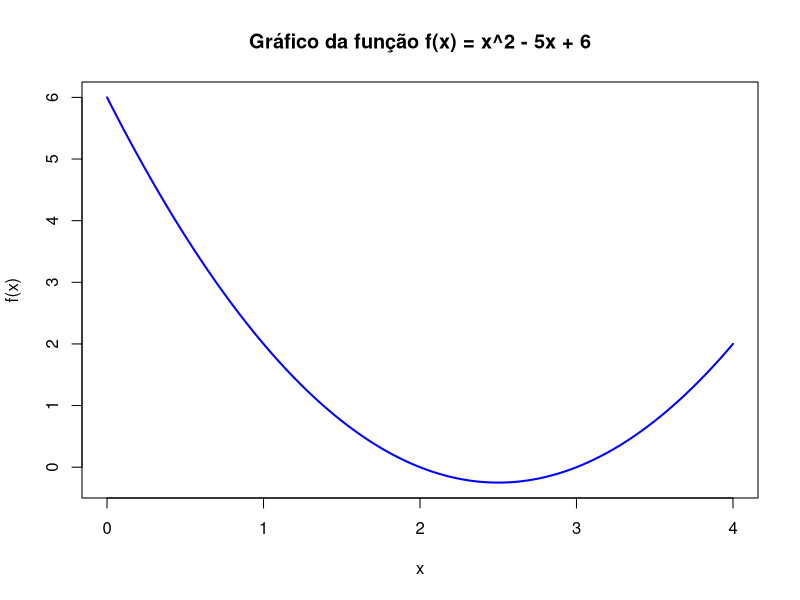
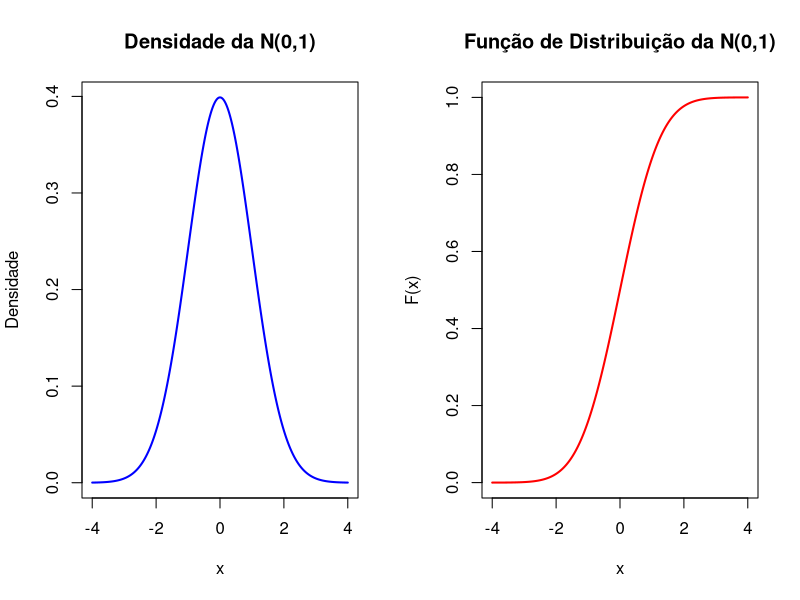
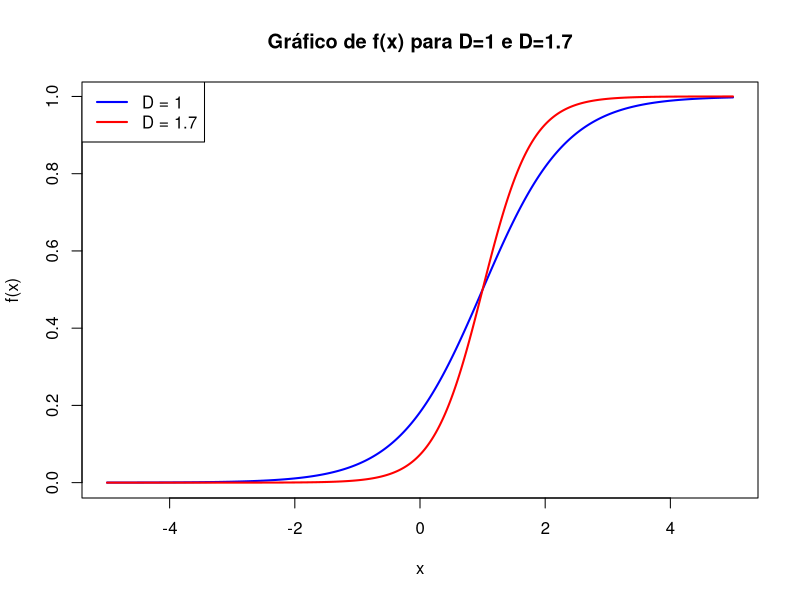
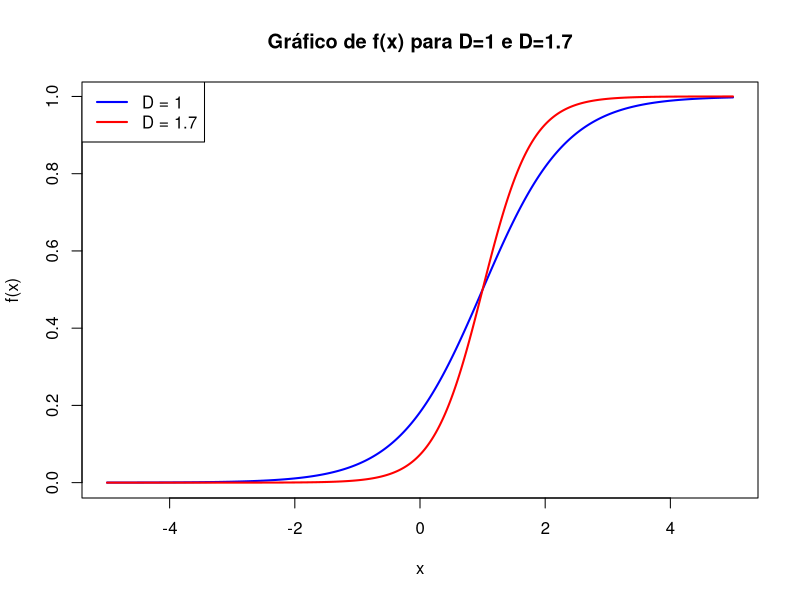
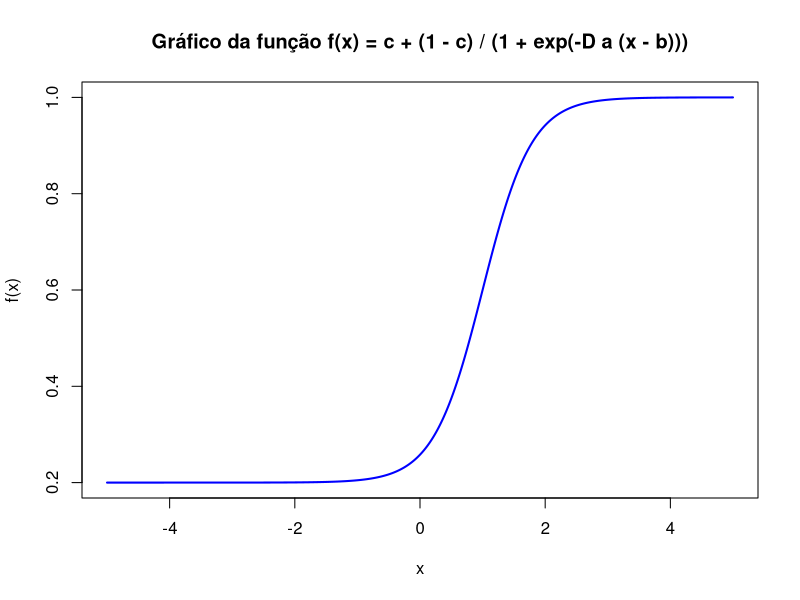
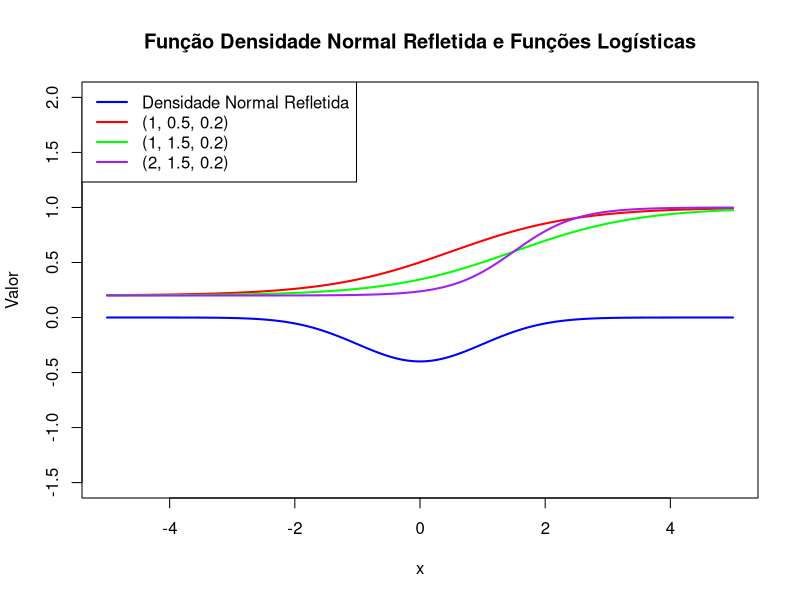
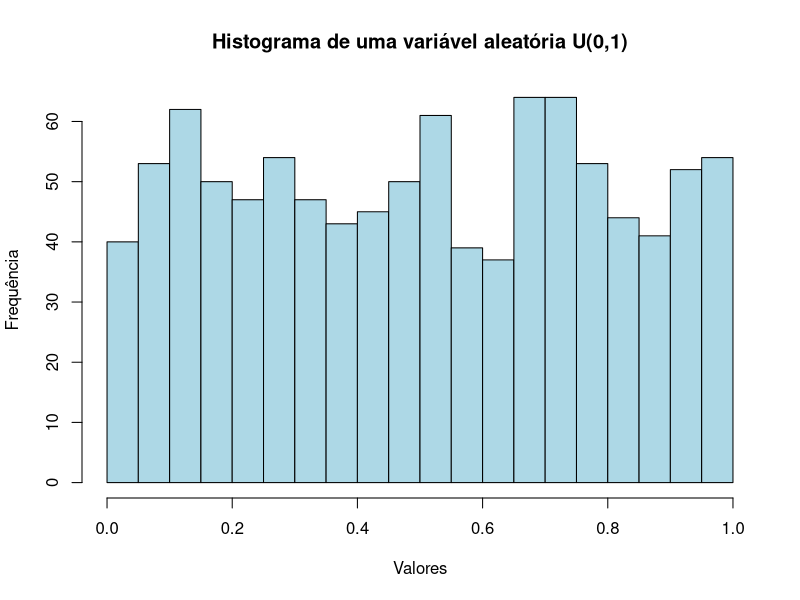

Write R code to recreate these figures, in order.
## ---- chunk 1

# Definir a função
f <- function(x) {
  return(x^2 - 5*x + 6)
}

# Gerar os valores de x no intervalo [0, 4]
x_vals <- seq(0, 4, by = 0.01)

# Calcular os valores de f(x) para cada valor de x
y_vals <- f(x_vals)

# Plotar o gráfico
plot(x_vals, y_vals, type = "l", col = "blue", lwd = 2,
     xlab = "x", ylab = "f(x)", main = "Gráfico da função f(x) = x^2 - 5x + 6")

## ---- chunk 2
# Gerar os valores de x para o gráfico
x_vals <- seq(-4, 4, by = 0.01)

# Calcular a densidade da N(0,1) (função de densidade)
density_vals <- dnorm(x_vals, mean = 0, sd = 1)

# Calcular a função de distribuição acumulada (CDF) da N(0,1)
cdf_vals <- pnorm(x_vals, mean = 0, sd = 1)

# Plotar ambos os gráficos em um só
par(mfrow = c(1, 2))  # Dividir a tela em 2 gráficos (1 linha, 2 colunas)

# Gráfico da densidade
plot(x_vals, density_vals, type = "l", col = "blue", lwd = 2,
     xlab = "x", ylab = "Densidade", main = "Densidade da N(0,1)")

# Gráfico da função de distribuição acumulada (CDF)
plot(x_vals, cdf_vals, type = "l", col = "red", lwd = 2,
     xlab = "x", ylab = "F(x)", main = "Função de Distribuição da N(0,1)")

# Restaurar o layout do gráfico
par(mfrow = c(1, 1))  # Voltar para o layout padrão
## ---- chunk 3
 #Definir a função f(x)
f <- function(x, a, b, D) {
  return(1 / (1 + exp(-D * a * (x - b))))
}

# Definir os parâmetros
a <- 1.5
b <- 1
D1 <- 1
D2 <- 1.7

# Gerar os valores de x no intervalo
x_vals <- seq(-5, 5, by = 0.01)

# Calcular os valores de f(x) para os dois casos de D
y_vals_D1 <- f(x_vals, a, b, D1)
y_vals_D2 <- f(x_vals, a, b, D2)

# Plotar os gráficos
plot(x_vals, y_vals_D1, type = "l", col = "blue", lwd = 2, 
     xlab = "x", ylab = "f(x)", main = "Gráfico de f(x) para D=1 e D=1.7")
lines(x_vals, y_vals_D2, col = "red", lwd = 2)

# Adicionar uma legenda
legend("topleft", legend = c("D = 1", "D = 1.7"), col = c("blue", "red"), lwd = 2)
## ---- chunk 4
# Definir a função f(x)
f <- function(x, a, b, D) {
  return(1 / (1 + exp(-D * a * (x - b))))
}

# Definir os parâmetros
a <- 1.5
b <- 1
D1 <- 1
D2 <- 1.7

# Gerar os valores de x no intervalo
x_vals <- seq(-5, 5, by = 0.01)

# Calcular os valores de f(x) para os dois casos de D
y_vals_D1 <- f(x_vals, a, b, D1)
y_vals_D2 <- f(x_vals, a, b, D2)

# Plotar os gráficos
plot(x_vals, y_vals_D1, type = "l", col = "blue", lwd = 2, 
     xlab = "x", ylab = "f(x)", main = "Gráfico de f(x) para D=1 e D=1.7")
lines(x_vals, y_vals_D2, col = "red", lwd = 2)

# Adicionar uma legenda
legend("topleft", legend = c("D = 1", "D = 1.7"), col = c("blue", "red"), lwd = 2)

## ---- chunk 5
# Definir a função f(x)
f <- function(x, a, b, c, D) {
  return(c + (1 - c) / (1 + exp(-D * a * (x - b))))
}

# Definir os parâmetros
a <- 1.5
b <- 1
c <- 0.2
D <- 1.7

# Gerar os valores de x no intervalo
x_vals <- seq(-5, 5, by = 0.01)

# Calcular os valores de f(x) para cada valor de x
y_vals <- f(x_vals, a, b, c, D)

# Plotar o gráfico
plot(x_vals, y_vals, type = "l", col = "blue", lwd = 2,
     xlab = "x", ylab = "f(x)", main = "Gráfico da função f(x) = c + (1 - c) / (1 + exp(-D a (x - b)))")


## ---- chunk 6
# Definir a função logística
logistic <- function(x, a, b, c) {
  return(c + (1 - c) / (1 + exp(-a * (x - b))))
}

# Definir os parâmetros das funções logísticas
params <- list(
  c(1, 0.5, 0.2),  # Parâmetros (a, b, c) para a 1ª função logística
  c(1, 1.5, 0.2),  # Parâmetros (a, b, c) para a 2ª função logística
  c(2, 1.5, 0.2)   # Parâmetros (a, b, c) para a 3ª função logística
)

# Gerar valores de x no intervalo
x_vals <- seq(-5, 5, by = 0.01)

# Calcular a densidade da normal padrão (refletida)
y_vals_normal_reflected <- -dnorm(x_vals)

# Calcular as funções logísticas para os diferentes parâmetros
y_vals_logistic1 <- logistic(x_vals, params[[1]][1], params[[1]][2], params[[1]][3])
y_vals_logistic2 <- logistic(x_vals, params[[2]][1], params[[2]][2], params[[2]][3])
y_vals_logistic3 <- logistic(x_vals, params[[3]][1], params[[3]][2], params[[3]][3])

# Plotar os gráficos
plot(x_vals, y_vals_normal_reflected, type = "l", col = "blue", lwd = 2,
     xlab = "x", ylab = "Valor", main = "Função Densidade Normal Refletida e Funções Logísticas", 
     ylim = c(-1.5, 2)) # Ajustando o limite do eixo y

# Adicionar as outras funções logísticas
lines(x_vals, y_vals_logistic1, col = "red", lwd = 2)
lines(x_vals, y_vals_logistic2, col = "green", lwd = 2)
lines(x_vals, y_vals_logistic3, col = "purple", lwd = 2)

# Adicionar uma legenda
legend("topleft", legend = c("Densidade Normal Refletida", "(1, 0.5, 0.2)", "(1, 1.5, 0.2)", "(2, 1.5, 0.2)"),
       col = c("blue", "red", "green", "purple"), lwd = 2)

## ---- chunk 7
# Gerar n = 1000 valores da distribuição uniforme U(0, 1)
n <- 1000
valores_uniformes <- runif(n)

# Plotar o histograma
hist(valores_uniformes, main = "Histograma de uma variável aleatória U(0,1)", 
     xlab = "Valores", ylab = "Frequência", col = "lightblue", border = "black", 
     breaks = 20)  # Ajuste o número de intervalos (bins) com o argumento 'breaks'

## ---- chunk 8
# Parâmetro p para a distribuição Bernoulli
p <- 0.3
n <- 1000

# Gerar n valores de uma variável aleatória Bernoulli(p)
valores_bernoulli <- rbinom(n, 1, p)

# Calcular a média e variância amostral
media_amostral <- mean(valores_bernoulli)
variancia_amostral <- var(valores_bernoulli)

# Valores teóricos para média e variância
media_teorica <- p
variancia_teorica <- p * (1 - p)

# Exibir os resultados
cat("Média amostral: ", media_amostral, "\n")
cat("Média teórica: ", media_teorica, "\n")
cat("Variância amostral: ", variancia_amostral, "\n")
cat("Variância teórica: ", variancia_teorica, "\n")

## ---- chunk 9
# Parâmetro p para a distribuição Bernoulli
p <- 0.5
n <- 10

# Gerar n valores de uma variável aleatória Bernoulli(p)
valores_bernoulli <- rbinom(n, 1, p)

# Calcular a média e variância amostral
media_amostral <- mean(valores_bernoulli)
variancia_amostral <- var(valores_bernoulli)

# Valores teóricos para média e variância
media_teorica <- p
variancia_teorica <- p * (1 - p)

# Exibir os resultados
cat("Média amostral: ", media_amostral, "\n")
cat("Média teórica: ", media_teorica, "\n")
cat("Variância amostral: ", variancia_amostral, "\n")
cat("Variância teórica: ", variancia_teorica, "\n")

## ---- chunk 10
# Parâmetro para a distribuição normal N(0,1)
n <- 1000

# Gerar n valores de uma variável aleatória normal N(0, 1)
valores_normais <- rnorm(n, mean = 0, sd = 1)

# Calcular a média e variância amostral
media_amostral <- mean(valores_normais)
variancia_amostral <- var(valores_normais)

# Valores teóricos para média e variância
media_teorica <- 0
variancia_teorica <- 1

# Exibir os resultados
cat("Média amostral: ", media_amostral, "\n")
cat("Média teórica: ", media_teorica, "\n")
cat("Variância amostral: ", variancia_amostral, "\n")
cat("Variância teórica: ", variancia_teorica, "\n")

